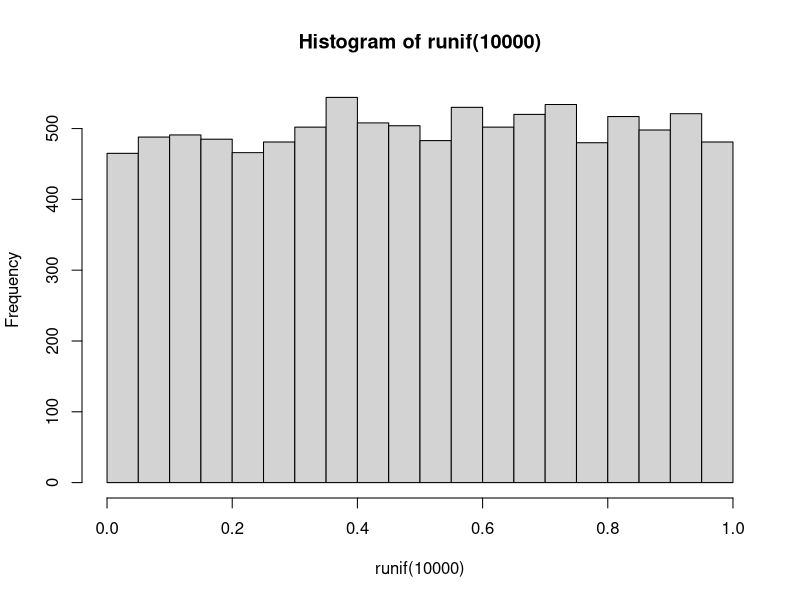

Generate this figure with R:

              # Generation of uniform random numbers without and with seeds.
            #-------------------------------------------------------------------

# Generate a uniform random number in the range [0,1]
#  By default, uses “Mersenne-twister” algorithm.

runif(n=1)
# This also works
runif(1)

# generate 10 random  numbers between [0,1] and print it.
yr = runif(10)
print(yr)

# we can control the digits of random number with roundup function:
yr = round(yr, digits=4)
print(yr)

# histogram 10000 numbers between [0,1]
hist(runif(10000))

# Generate 10 uniform deviates between min and max
runif(10, min=4, max=10)
#This is same as above
runif(10, 3, 4)




# Sophisticated generation with seed and with choices – using RNGkind.

# It is done in 3 steps.

# 1. set the random generator. Only once in the beginning
    RNGkind(kind = 'Mersenne-Twister', normal.kind =  'default')

# 2. Set the seed value once. All subsequent calls to runf will have
#          same seed, unless changed again by the same command.
    rand_seed =  12353
    set.seed(rand_seed)

# 3. call with runf() as many times as you want. It will be same seed.
    Y = runif(10)

# Now, if you again call set.seed(seedval) with different seedvalue, 
# you get another sequence for new seed.


# choices for random number generators : 'kind' values:
# random_generator   = "Mersenne-Twister"   ---> default kind.
#                    = "Wichmann-Hill"
#                    = "Marsaglia-Multicarry"
#                    = "Super-Duper"
#                    = "Knuth-TAOCP-2002"
#                    = "Knuth-TAOCP"
#                    = "L'Ecuyer-CMRG"

# This option not used.  'normal.kind' values
# normal_distribution_generation =  Inversion"   ---> default
#                                = "Kinderman-Ramage"
#                                = "Buggy Kinderman-Ramage"
#                                = "Ahrens-Dieter"
#                                = "Box-Muller"
#                                = "user-supplied"
#                                = NULL  --> selects currently used algorithm for
#                                            normal kind.



